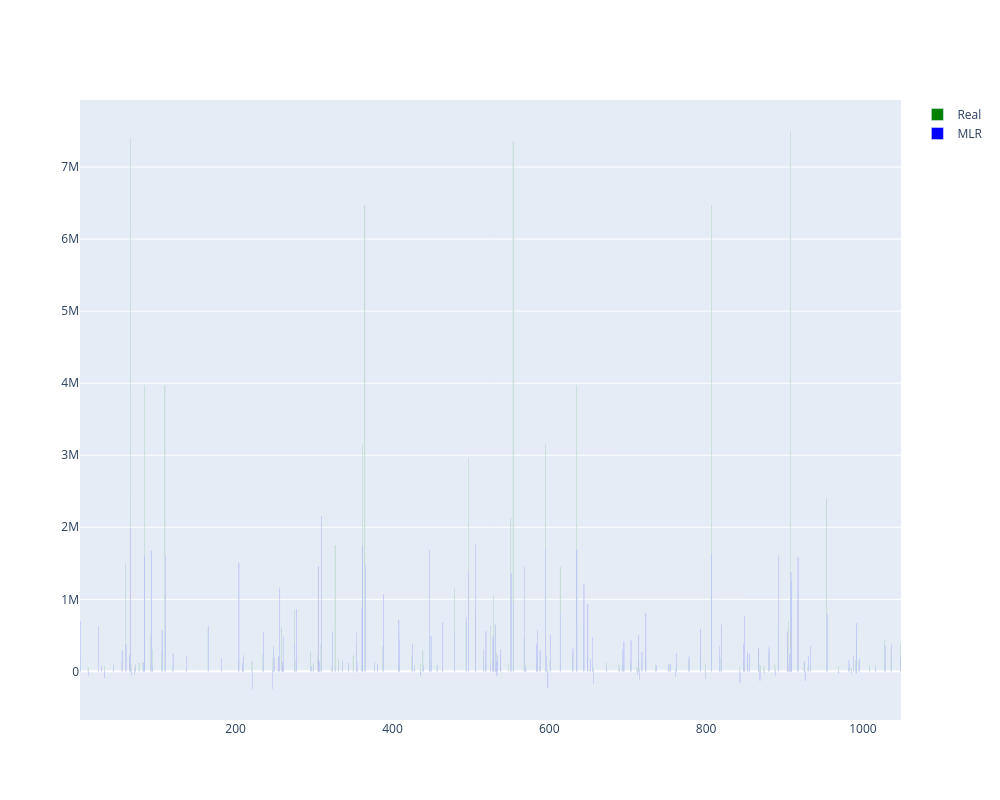

Notebook cell for this chart:
### Code cell
import plotly.graph_objects as go

# Grafico preço real e valor previsto
fig = go.Figure(
    data=[
        go.Bar(x=X_train_16.ID, y=y_test16.Price_Real, name="Real", marker_color='green'),
        go.Bar(x=X_train_16.ID, y=y_test16.Price_prev, name="MLR",  marker_color='blue'),
    ],
)
fig.update_layout(
    autosize=False,
    width=1000,
    height=800)

fig.show()

### Figure 1 — Plotly figure (JSON) as saved in the notebook; plotly's stock layout.template omitted (floating-point values rounded to 4 significant figures; data arrays with more than 128 entries replaced by an {"elided": "..."} marker saying what was removed)
{"data": [{"marker": {"color": "green"}, "name": "Real", "type": "bar", "x": {"elided": "900 int values"}, "y": {"elided": "159 int values"}}, {"marker": {"color": "blue"}, "name": "MLR", "type": "bar", "x": {"elided": "900 int values"}, "y": {"elided": "159 int values"}}], "layout": {"autosize": false, "height": 800, "width": 1000, "xaxis": {"autorange": true, "range": [1.5, 1048.0], "type": "linear"}, "yaxis": {"autorange": true, "range": [-675200.0, 7930000.0], "type": "linear"}}}
